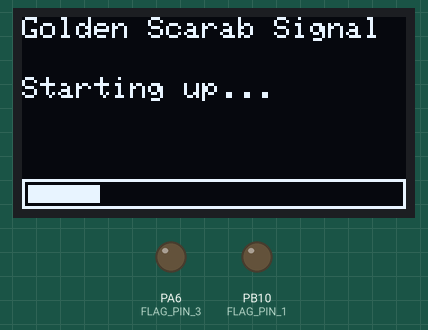
The program below on a simulated STM32 Blue Pill. Shown: 128×64 one-colour display, output pins drawn as LEDs (lit = HIGH). Pins used as bus, display or sensor lines are not drawn; what the program prints to the serial monitor is not drawn.

Above: at 0.2 s.
At 1.3 s:
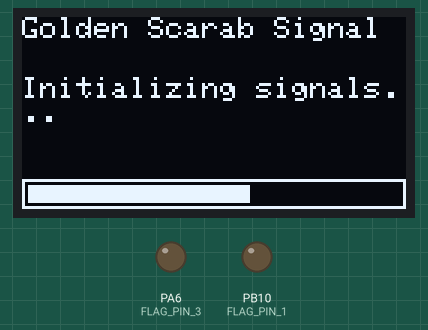
At 2.3 s:
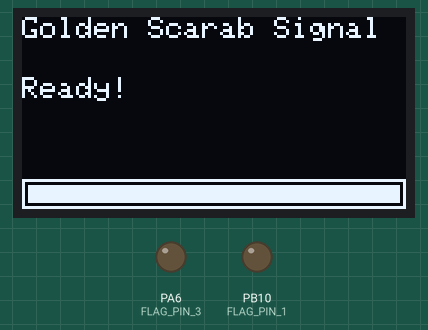
At 3.3 s:
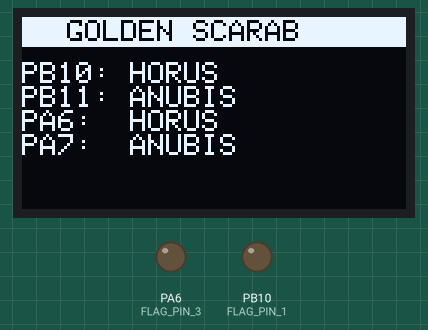
Timing chart, 0 to 40.0 s (numbered marks = the images above):
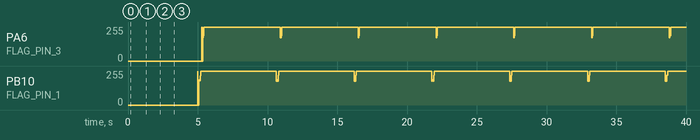

Measured:
- what the display in image 0 shows lasts 0.5 s, from 0.2 s to 0.7 s
- what the display in image 2 shows lasts 1.0 s, from 2.3 s to 3.3 s

The program:

main.cpp
```cpp
#include <Arduino.h>
#include <Wire.h>
#include <Adafruit_SSD1306.h>
#include <vector>
#include <string>
#include "../lib/utils.h"
#include "../lib/images.h"

// Constants
#define SCREEN_WIDTH 128 // OLED display width, in pixels
#define SCREEN_HEIGHT 64 // OLED display height, in pixels
#define SCREEN_ADDRESS 0x3C // I2C address of the OLED screen

// PIN definitions
#if defined(STM32F103xB)
  #define I2C_MAIN_SDA PB7
  #define I2C_MAIN_SCL PB6
  // Data pins for the flag parts
  #define FLAG_PIN_1 PB10  // UART signal (Part 1)
  #define FLAG_PIN_2 PB11  // Manchester signal (Part 2)
  #define FLAG_PIN_3 PA6   // UART signal (Part 3)
  #define FLAG_PIN_4 PA7   // Manchester signal (Part 4)
#elif defined(ARDUINO_ARCH_ESP32)
  #define I2C_MAIN_SDA 15
  #define I2C_MAIN_SCL 4
  // Data pins for the flag parts
  #define FLAG_PIN_1 5     // UART signal (Part 1)
  #define FLAG_PIN_2 26    // Manchester signal (Part 2)
  #define FLAG_PIN_3 32    // UART signal (Part 3)
  #define FLAG_PIN_4 33    // Manchester signal (Part 4)
#endif

// Flag parts - Will be transmitted through the pins
const char* FLAG_PART_1 = "DVCTF{1r34d_";
const char* FLAG_PART_2 = "us1ng";
const char* FLAG_PART_3 = "_pr0b3s";
const char* FLAG_PART_4 = "_0ndv1d}";

const char* CHALLENGE_TITLE = "Golden Scarab Signal";

// Display object
Adafruit_SSD1306 display(SCREEN_WIDTH, SCREEN_HEIGHT, &Wire);

// Function declarations
void transmitFlagOnPins();
void showVictoryAnimation();
void displayChallengeInfo();
void sendBinaryData(int pin, const char* data);
void sendManchesterData(int pin, const char* data);

// Timing variables
unsigned long lastTransmissionTime = 0;
const unsigned long TRANSMISSION_INTERVAL = 5000; // ms between transmissions (increased interval)
const int BIT_DELAY_US = 670; // Base delay for one bit in microseconds (approx 1500 bps)

void setup() {
  #if defined(STM32F103xB)
    Serial.begin(9600);
    Wire.setSDA(I2C_MAIN_SDA);
    Wire.setSCL(I2C_MAIN_SCL);
    Wire.begin();
    delay(100);
    Serial.println("STM32 architecture detected");
  #else
    Serial.begin(115200);
    Wire.setPins(I2C_MAIN_SDA, I2C_MAIN_SCL);
    Wire.begin();
    delay(100);
    Serial.println("ESP32 architecture detected");
  #endif

  Serial.println("Golden Scarab Signal: Logic Analyzer Challenge");

  // Initialize the pins for flag transmission
  pinMode(FLAG_PIN_1, OUTPUT);
  pinMode(FLAG_PIN_2, OUTPUT);
  pinMode(FLAG_PIN_3, OUTPUT);
  pinMode(FLAG_PIN_4, OUTPUT);

  // Set initial states to LOW
  digitalWrite(FLAG_PIN_1, LOW);
  digitalWrite(FLAG_PIN_2, LOW);
  digitalWrite(FLAG_PIN_3, LOW);
  digitalWrite(FLAG_PIN_4, LOW);

  // Initialize display
  if (!display.begin(SSD1306_SWITCHCAPVCC, SCREEN_ADDRESS)) {
    Serial.println("SSD1306 allocation failed");
    for(;;);
  }

  display.clearDisplay();
  display.setTextColor(SSD1306_WHITE);

  displaySetupProgress(display, "Starting up...", 20);
  delay(500);

  displaySetupProgress(display, "Loading artifacts...", 40);
  delay(500);

  displaySetupProgress(display, "Initializing signals...", 60);
  delay(500);

  displaySetupProgress(display, "Setting up challenge...", 80);
  delay(500);

  displaySetupProgress(display, "Ready!", 100);
  delay(1000);

  displayChallengeInfo();

  Serial.println("Challenge initialized. Connect logic analyzer to pins to decode the signals.");
}

void loop() {
  // Transmit flag parts on pins every few seconds
  if (millis() - lastTransmissionTime >= TRANSMISSION_INTERVAL) {
    transmitFlagOnPins();
    lastTransmissionTime = millis();
  }

  static unsigned long lastDisplayUpdate = 0;
  if (millis() - lastDisplayUpdate > 5000) {
    displayChallengeInfo();
    lastDisplayUpdate = millis();
  }
}

void transmitFlagOnPins() {
  Serial.println("Transmitting signal parts...");

  sendBinaryData(FLAG_PIN_1, FLAG_PART_1);
  sendManchesterData(FLAG_PIN_2, FLAG_PART_2);
  sendBinaryData(FLAG_PIN_3, FLAG_PART_3);
  sendManchesterData(FLAG_PIN_4, FLAG_PART_4);

  Serial.println("Transmission complete");
}

void sendBinaryData(int pin, const char* data) {
  // UART signal (1500 bps, 8N1, LSB first)
  digitalWrite(pin, HIGH);
  delay(10);

  for (int i = 0; i < strlen(data); i++) {
    char c = data[i];

    // Start bit
    digitalWrite(pin, LOW);
    delayMicroseconds(BIT_DELAY_US);

    // 8 data bits (LSB first)
    for (int bit = 0; bit < 8; bit++) {
      bool bitValue = (c >> bit) & 1;
      digitalWrite(pin, bitValue);
      delayMicroseconds(BIT_DELAY_US);
    }

    // 2 stop bits
    digitalWrite(pin, HIGH);
    delayMicroseconds(BIT_DELAY_US * 2);

    delay(5);
  }

  digitalWrite(pin, HIGH);
  delay(10);
}

void sendManchesterData(int pin, const char* data) {
  // Manchester encoding (IEEE 802.3, 1500 bps, LSB first)
  // In IEEE 802.3: '1' = HIGH->LOW, '0' = LOW->HIGH
  digitalWrite(pin, LOW);
  delay(10);

  digitalWrite(pin, LOW);
  delay(20);

  for (int i = 0; i < strlen(data); i++) {
    char c = data[i];

    // 8 bits per character (LSB first)
    for (int bit = 0; bit < 8; bit++) {
      bool bitValue = (c >> bit) & 1;

      if (bitValue) {
        // '1' bit (IEEE 802.3): HIGH then LOW
        digitalWrite(pin, HIGH);
        delayMicroseconds(BIT_DELAY_US / 2);
        digitalWrite(pin, LOW);
        delayMicroseconds(BIT_DELAY_US / 2);
      } else {
        // '0' bit (IEEE 802.3): LOW then HIGH
        digitalWrite(pin, LOW);
        delayMicroseconds(BIT_DELAY_US / 2);
        digitalWrite(pin, HIGH);
        delayMicroseconds(BIT_DELAY_US / 2);
      }
    }

    digitalWrite(pin, LOW);
    delay(10);
  }

  digitalWrite(pin, LOW);
  delay(20);
}

void drawHeaderBar() {
  display.fillRect(0, 0, display.width(), 10, SSD1306_WHITE);
  display.setTextColor(SSD1306_BLACK);
  display.setCursor(15, 1);
  display.print("GOLDEN SCARAB");
  display.setTextColor(SSD1306_WHITE);
}

void displayChallengeInfo() {
  display.clearDisplay();
  display.setTextSize(1);

  drawHeaderBar();

  display.setCursor(0, 15);
  display.println("PB10: HORUS");
  display.println("PB11: ANUBIS");
  display.println("PA6:  HORUS");
  display.println("PA7:  ANUBIS");

  display.display();
}
```
